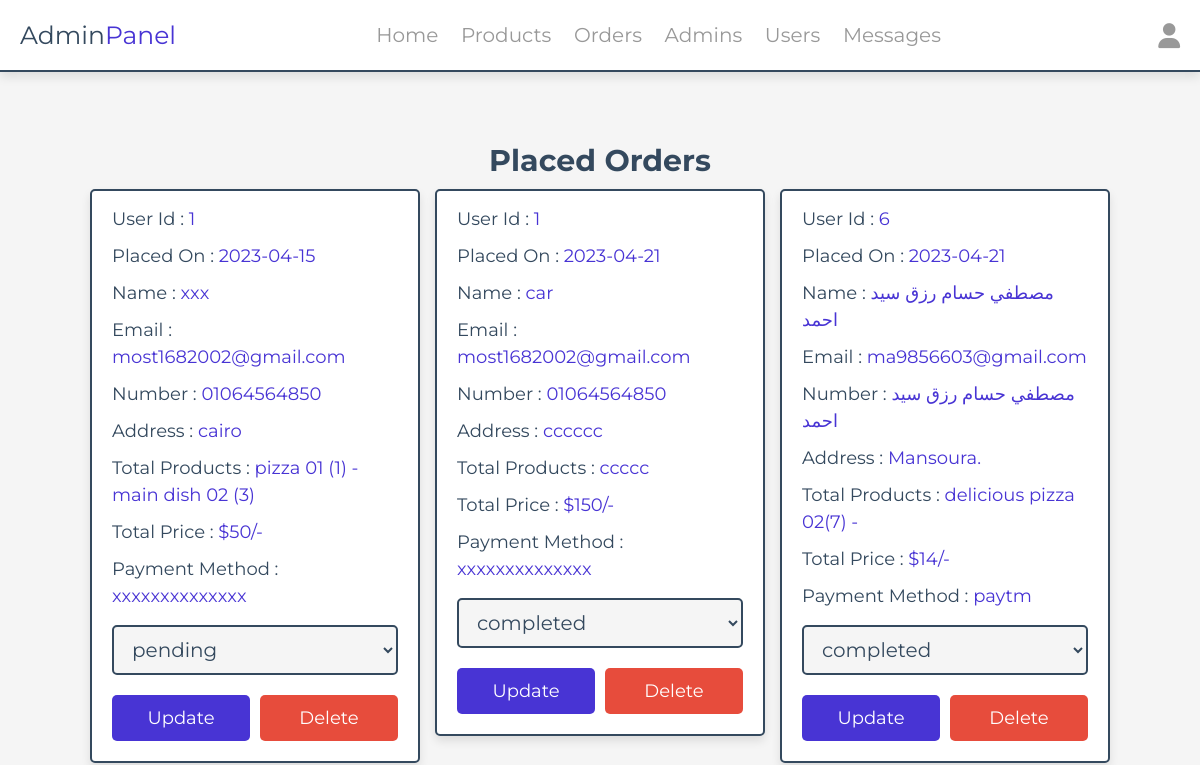
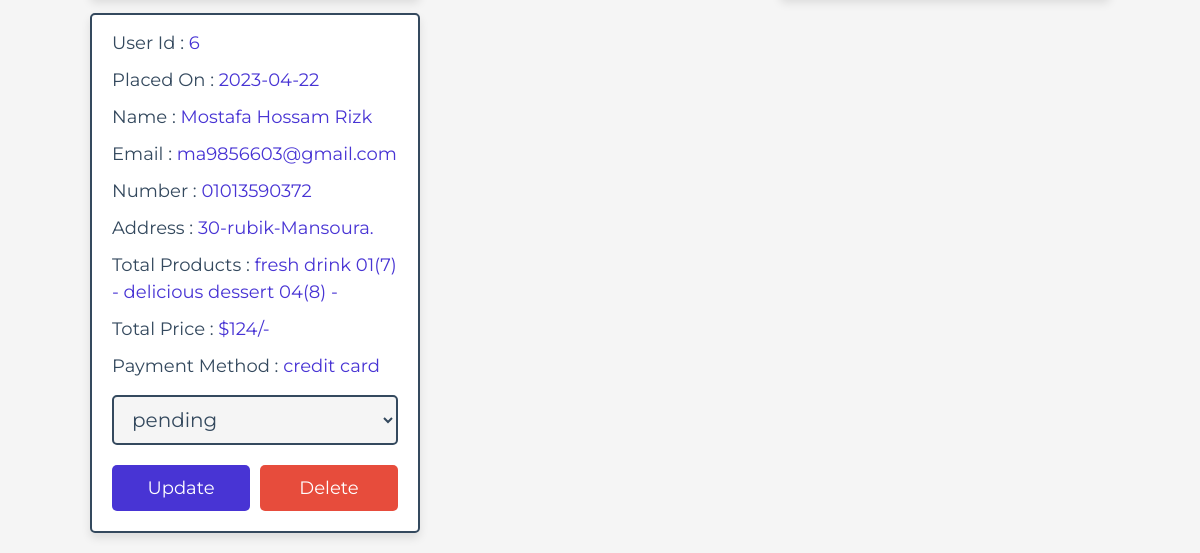
Before: /admin/placed_orders.php (signed in) with the older database file (2 pictures, top to bottom).
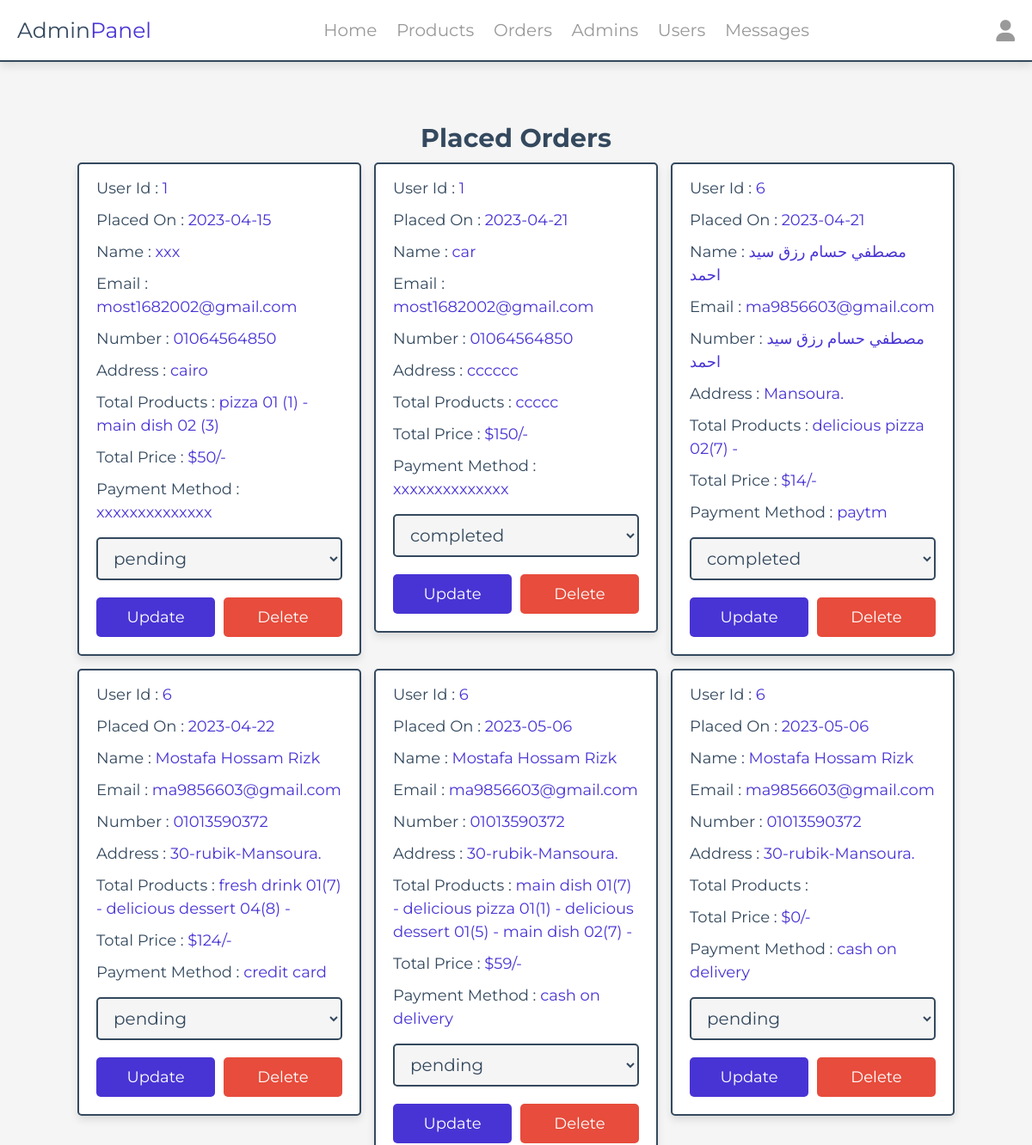
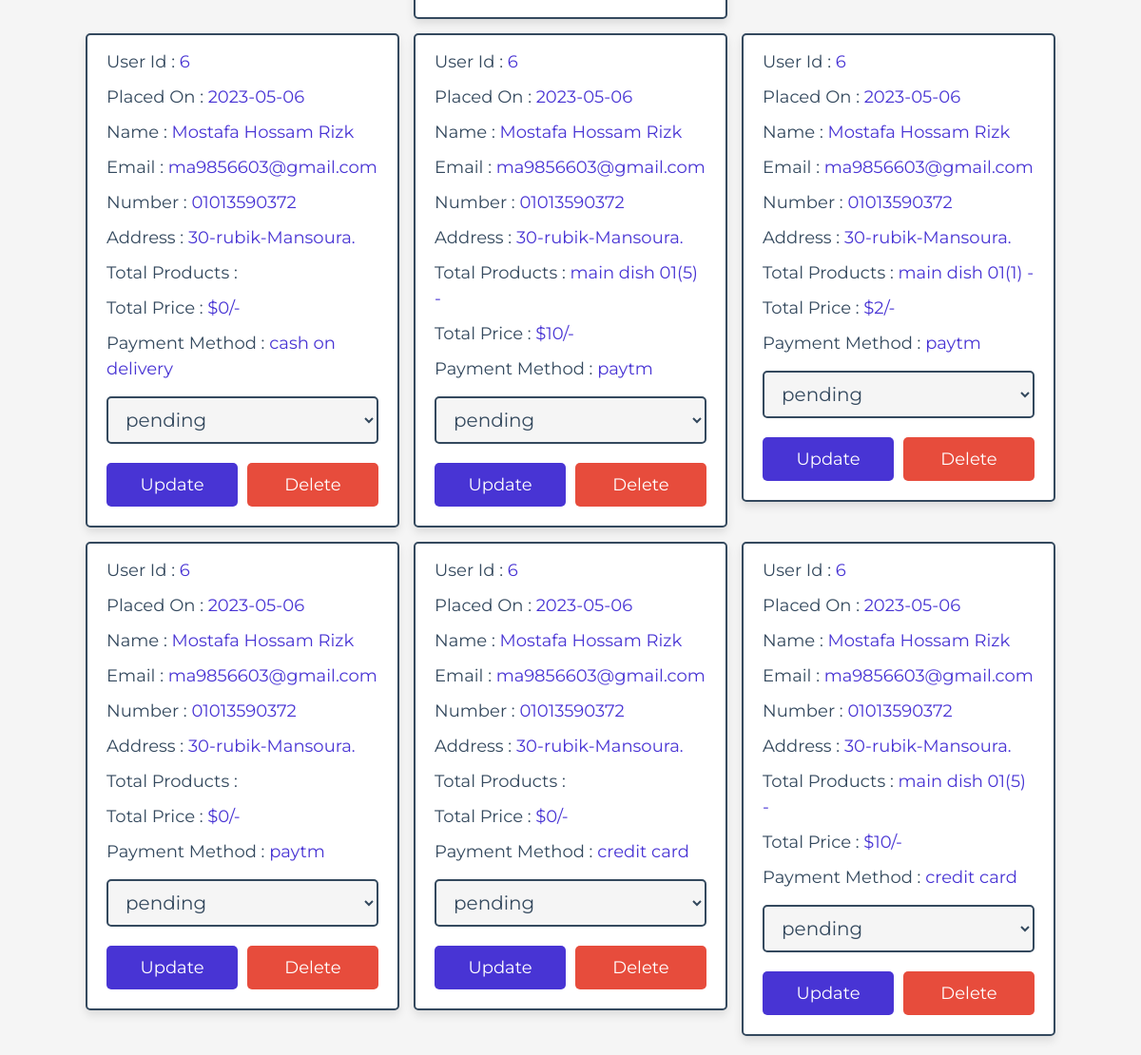
After: the same page with the newer database file (2 pictures, top to bottom).
### tables this page shows
CREATE TABLE `orders` (
  `order_id` int(11) NOT NULL,
  `user_id` int(11) NOT NULL,
  `name` varchar(50) NOT NULL,
  `number` varchar(50) NOT NULL,
  `email` varchar(50) NOT NULL,
  `method` varchar(50) NOT NULL,
  `address` varchar(200) NOT NULL,
  `total_products` varchar(500) NOT NULL,
  `total_price` int(11) NOT NULL,
  `placed_on` date NOT NULL DEFAULT current_timestamp(),
  `payment_status` varchar(50) NOT NULL DEFAULT 'pending'
);

### admin/placed_orders.php (the view, shortened to what this page needs)
<?php
include '../components/connection.php';
?>
<?php include '../components/admin_navbar.php'; ?>
<section class="placed-orders">
    <h1 class="heading">placed orders</h1>
    <div class="box-container">
        <?php
        $select_orders = $connection->prepare("SELECT * FROM `orders`");
        $select_orders->execute();
        if ($select_orders->rowCount() > 0) {
            while ($fetch_orders = $select_orders->fetch(PDO::FETCH_ASSOC)) {
        ?>
                <div class="box">
                    <p> User Id : <span><?= $fetch_orders['user_id']; ?></span> </p>
                    <p> Placed On : <span><?= $fetch_orders['placed_on']; ?></span> </p>
                    <p> Name : <span><?= $fetch_orders['name']; ?></span> </p>
                    <p> Email : <span><?= $fetch_orders['email']; ?></span> </p>
                    <p> Number : <span><?= $fetch_orders['number']; ?></span> </p>
                    <p> Address : <span><?= $fetch_orders['address']; ?></span> </p>
                    <p> Total Products : <span><?= $fetch_orders['total_products']; ?></span> </p>
                    <p> Total Price : <span>$<?= $fetch_orders['total_price']; ?>/-</span> </p>
                    <p> Payment Method : <span><?= $fetch_orders['method']; ?></span> </p>
                    <form action="" method="POST">
                        <select name="payment_status" class="drop-down">
                            <option value="<?= $fetch_orders['payment_status']; ?>" selected>
                                <?= $fetch_orders['payment_status']; ?></option>
                        </select>
                        <div class="flex-btn">
                            <input type="submit" value="update" class="btn" name="update_payment">
                            <a href="placed_orders.php?delete=<?= $fetch_orders['order_id']; ?>" class="delete-btn" onclick="return confirm('delete this order?');">delete</a>
                        </div>
                    </form>
                </div>
        <?php
            }
        } else {
            echo '<p class="empty">no orders placed yet!</p>';
        }
        ?>
    </div>
</section>
<?php include '../components/admin_footer.php' ?>

Changed rows visible on the page:
added orders: user "6", placed_on "2023-05-06", name "Mostafa Hossam Rizk", email "ma9856603@gmail.com", number "01013590372", address "30-rubik-Mansoura.", total_products "main dish 01(7) - delicious pizza 01(1) - delicious dessert 01(5) - main dish 02(7) -", total_price "59", method "cash on delivery", payment_status "pending"
added orders: user "6", placed_on "2023-05-06", name "Mostafa Hossam Rizk", email "ma9856603@gmail.com", number "01013590372", address "30-rubik-Mansoura.", total_price "0", method "cash on delivery", payment_status "pending"
added orders: user "6", placed_on "2023-05-06", name "Mostafa Hossam Rizk", email "ma9856603@gmail.com", number "01013590372", address "30-rubik-Mansoura.", total_price "0", method "cash on delivery", payment_status "pending"
added orders: user "6", placed_on "2023-05-06", name "Mostafa Hossam Rizk", email "ma9856603@gmail.com", number "01013590372", address "30-rubik-Mansoura.", total_products "main dish 01(5) -", total_price "10", method "paytm", payment_status "pending"
added orders: user "6", placed_on "2023-05-06", name "Mostafa Hossam Rizk", email "ma9856603@gmail.com", number "01013590372", address "30-rubik-Mansoura.", total_products "main dish 01(1) -", total_price "2", method "paytm", payment_status "pending"
added orders: user "6", placed_on "2023-05-06", name "Mostafa Hossam Rizk", email "ma9856603@gmail.com", number "01013590372", address "30-rubik-Mansoura.", total_price "0", method "paytm", payment_status "pending"
added orders: user "6", placed_on "2023-05-06", name "Mostafa Hossam Rizk", email "ma9856603@gmail.com", number "01013590372", address "30-rubik-Mansoura.", total_price "0", method "credit card", payment_status "pending"
added orders: user "6", placed_on "2023-05-06", name "Mostafa Hossam Rizk", email "ma9856603@gmail.com", number "01013590372", address "30-rubik-Mansoura.", total_products "main dish 01(5) -", total_price "10", method "credit card", payment_status "pending"
